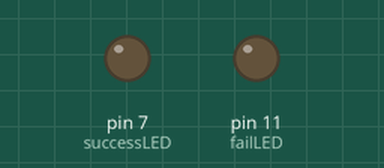
Simulated run of this program. Board: Raspberry Pi (header pin numbers). Shown: output pins drawn as LEDs (lit = HIGH). What the program prints to the terminal is not drawn.

Above: at 0.16 s.
Timing chart, 0 to 1.8 s (numbered marks = the images above):
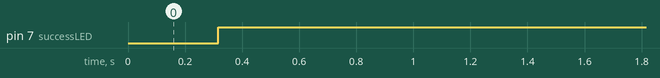

Measured:
- by itself, pin 7 (successLED): LOW → HIGH at 0.32 s

The program:

nettest.py
```python
#!/usr/bin/python
import time
import RPi.GPIO as GPIO
import os


GPIO.setmode(GPIO.BOARD)
successLED = 7
failLED = 11
GPIO.setup(successLED,GPIO.OUT)
GPIO.setup(failLED,GPIO.OUT)


def nettest():
    hostname = "www.google.com"
    response = os.system("ping -c 1 " + hostname)
    if response == 0:
        GPIO.output(successLED,True)
        GPIO.output(failLED,False)
        print "Everything is good"
    else:
        GPIO.output(successLED,False)
        GPIO.output(failLED,True)
        print "Site is down"


while (1):
    nettest()
    time.sleep(5)


GPIO.cleanup()
```
